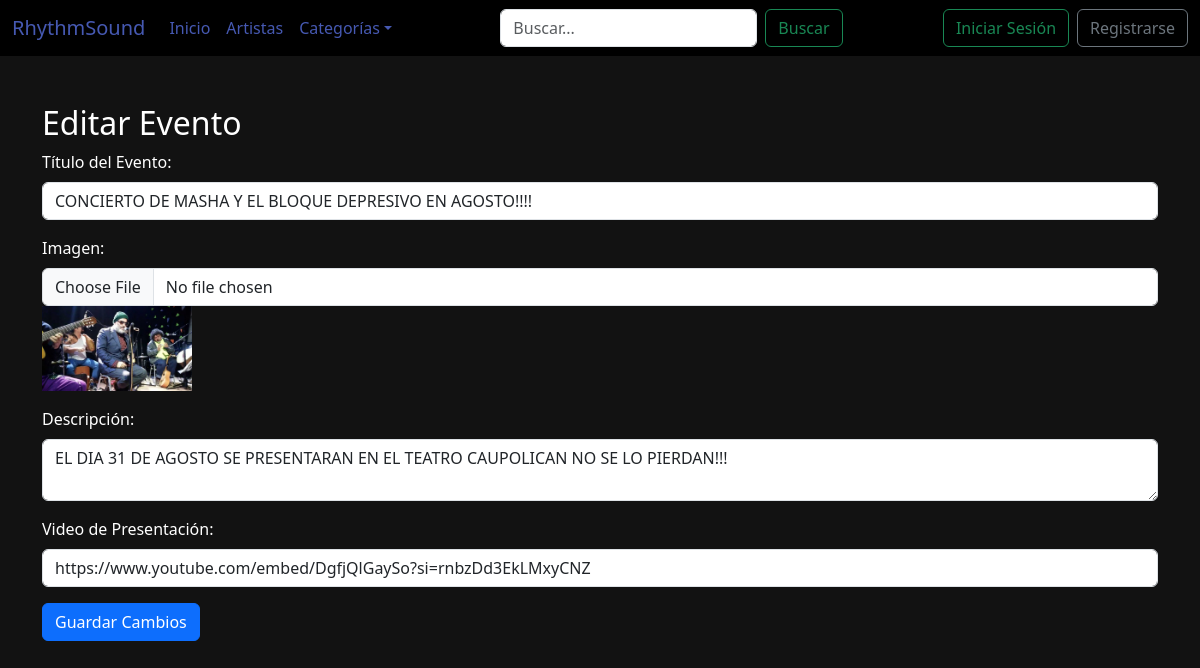
The app's page /evento/editar/5/ with its own data.
### rsound/models.py (models this page shows, shortened)
class Evento(models.Model):
    idEvento = models.AutoField(primary_key=True, verbose_name='Id de Evento')
    titulo = models.CharField(max_length=100)
    imagen = models.ImageField(upload_to='eventos/')
    descripcion = models.TextField()
    video_presentacion = models.URLField(blank=True, null=True)

### rsound/views.py (the view, shortened to what this page needs)
# urls.py: path('evento/editar/<int:pk>/', editar_evento, name='editar_evento'),
def editar_evento(request, pk):
    evento = get_object_or_404(Evento, pk=pk)
    return render(request, 'rsound/Admin/editar_evento.html', {'evento': evento})

### rsound/templates/rsound/Admin/editar_evento.html (shortened to what this page needs)
{% extends 'rsound/Plantilla.html' %}
{% load static %}
{% block css %}
<link rel="stylesheet" href="{% static 'rsound/css/administracion.css' %}">
{% endblock css %}
{% block Contenido %}
<div class="container mt-5">
    <h2 class="colorblanco centrado">Editar Evento</h2>
    <div class="fondoform">
        <form id="registroForm" action="{% url 'editar_evento' evento.idEvento %}" method="post" enctype="multipart/form-data">
            <div class="mb-3">
                <label for="titulo" class="form-label colorblanco">Título del Evento:</label>
                <input type="text" class="form-control" id="titulo" name="titulo" value="{{ evento.titulo }}" required>
            </div>
            <div class="mb-3">
                <label for="imagen" class="form-label colorblanco">Imagen:</label>
                <input type="file" class="form-control" id="imagen" name="imagen">
                {% if evento.imagen %}
                    <img src="{{ evento.imagen.url }}" alt="{{ evento.titulo }}" style="width: 150px; height: auto;">
                {% endif %}
            </div>
            <div class="mb-3">
                <label for="descripcion" class="form-label colorblanco">Descripción:</label>
                <textarea class="form-control" id="descripcion" name="descripcion" required>{{ evento.descripcion }}</textarea>
            </div>
            <div class="mb-3">
                <label for="video_presentacion" class="form-label colorblanco">Video de Presentación:</label>
                <input type="url" class="form-control" id="video_presentacion" name="video_presentacion" value="{{ evento.video_presentacion }}">
            </div>
            <button type="submit" class="btn btn-primary" id="btnregistro">Guardar Cambios</button>
        </form>
    </div>
</div>
{% endblock Contenido %}

### rsound/static/rsound/css/administracion.css (style rules this page uses)
body { font-family: 'Arial', sans-serif; background-color: #121212 !important; color: #ddd; }

### rsound/static/rsound/css/Styles.css (style rules this page uses)
body { font-family: 'Arial', sans-serif; background-color: #121212 !important; }

### rsound/static/rsound/css/Style3.css (style rules this page uses)
body { font-family: Arial, sans-serif; background-color: #000; color: #fff !important; margin: 0; padding: 0; }

### records on screen
Evento: titulo "CONCIERTO DE MASHA Y EL BLOQUE DEPRESIVO EN AGOSTO!!!!", imagen (picture), descripcion "EL DIA 31 DE AGOSTO SE PRESENTARAN EN EL TEATRO CAUPOLICAN NO SE LO PIERDAN!!!", video_presentacion "https://www.youtube.com/embed/DgfjQlGaySo?si=rnbzDd3EkLMxyCNZ"
